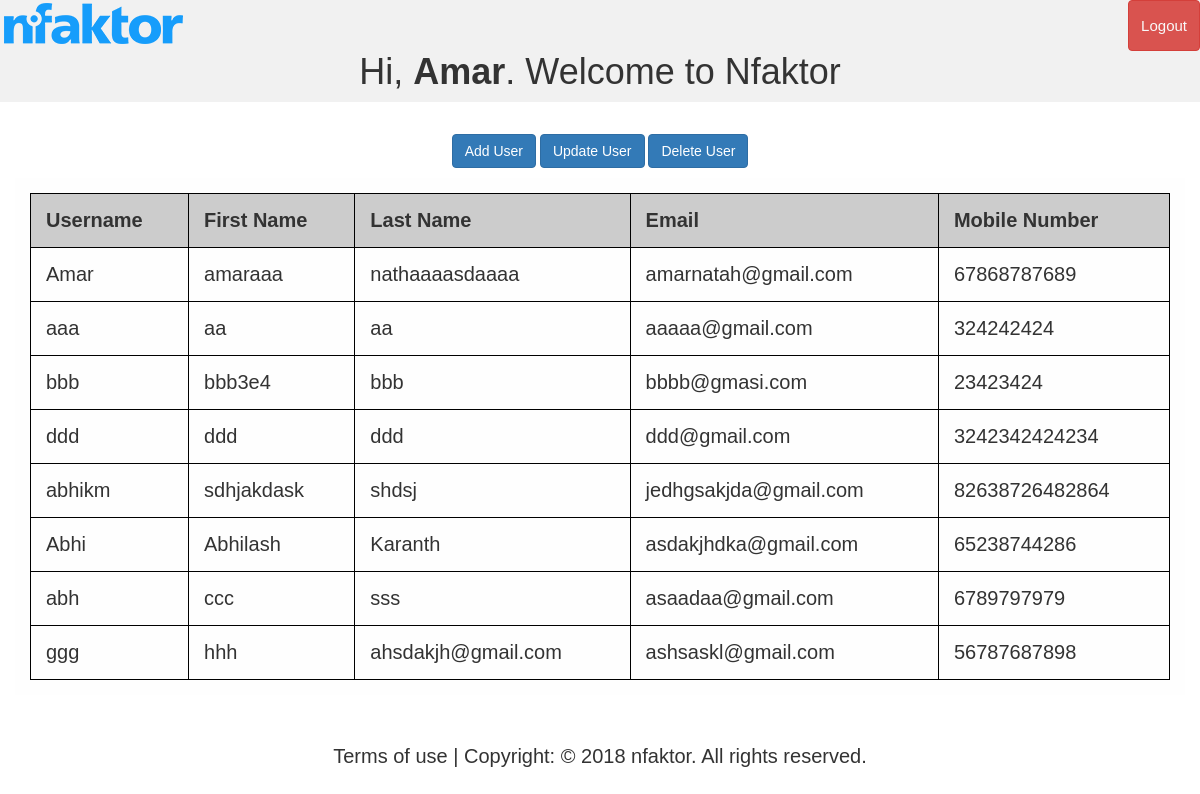
Screenshot of /homepage.php (signed in) with the database file from the repository.
### tables this page shows
CREATE TABLE `employer` (
  `id` int(11) NOT NULL,
  `username` varchar(50) NOT NULL,
  `firstname` varchar(50) NOT NULL,
  `lastname` varchar(50) NOT NULL,
  `emailid` varchar(50) NOT NULL,
  `mobilenumber` varchar(50) NOT NULL,
  `password` varchar(255) NOT NULL,
  `created_at` datetime DEFAULT CURRENT_TIMESTAMP
);

### homepage.php (the view, shortened to what this page needs)
<?php
include_once("config.php");
$sql  = $pdo->prepare("SELECT * FROM employer ORDER BY id ASC");
$sql->execute();
?>
<!DOCTYPE html>
<html lang="en">
<head>
    <link rel="stylesheet" href="https://maxcdn.bootstrapcdn.com/bootstrap/3.3.7/css/bootstrap.css">
</head>
<body>
    <div class="header">
        <img src="images/nfaktor_logo.png" align="left">
        <a href="logout.php" class="btn btn-danger pull-right" >Logout</a><br><br>
        <h1>Hi, <b><?php echo htmlspecialchars($_SESSION["username"]); ?></b>. Welcome to Nfaktor</h1>
    </div>
    <p>
        <span id="msg"><?php echo $msg; ?></span><br><br>
        <button onclick="document.getElementById('id01').style.display='block'" class="btn btn-primary ">Add User</button>
        <button onclick="document.getElementById('id02').style.display='block'" class="btn btn-primary ">Update User</button>
        <button onclick="document.getElementById('id03').style.display='block'" class="btn btn-primary ">Delete User</button>
    </p>
    <div class="container" align="center">
      <table style="width:100%">
	<tr bgcolor='#CCCCCC'>
		<th>Username</th>
                <th>First Name</th>
                <th>Last Name</th>
                <th>Email</th>
		<th>Mobile Number</th>
	</tr>
	<?php
	while($row = $sql->fetch(PDO::FETCH_ASSOC)) {
		echo "<tr>";
		echo "<td>".$row['username']."</td>";
                echo "<td>".$row['firstname']."</td>";
                echo "<td>".$row['lastname']."</td>";
		echo "<td>".$row['emailid']."</td>";
		echo "<td>".$row['mobilenumber']."</td>";
	}
	?>
	</table>
    </div>
    <footer style="padding: 50px 20px 20px">
        <p style="text-align: center;">Terms of use | Copyright: © 2018 nfaktor. All rights reserved.</p>
</footer>
</body>
</html>

### homepage.php (style rules this page uses)
body { font: 14px sans-serif; text-align: center; }
.container { margin: auto; padding: 20px 0px 0px; }
footer { font-size: 20px }
table,tr,th,td { font-size: 20px; border: 1px solid black; }
th, td { padding: 15px; }
.header { overflow: hidden; background-color: #f1f1f1; padding: 20px 10px opx; }
.header a { float: left; color: #f9f9f9; text-align: center; padding: 12px; text-decoration: none; font-size: 15px; line-height: 25px; border-radius: 4px; }
.container { background-color: #fefefe; padding: 15px; text-align: left; }

### rows the page displays
employer: username "Amar", firstname "amaraaa", lastname "nathaaaasdaaaa", emailid "amarnatah@gmail.com", mobilenumber "67868787689"
employer: username "aaa", firstname "aa", lastname "aa", emailid "aaaaa@gmail.com", mobilenumber "324242424"
employer: username "bbb", firstname "bbb3e4", lastname "bbb", emailid "bbbb@gmasi.com", mobilenumber "23423424"
employer: username "ddd", firstname "ddd", lastname "ddd", emailid "ddd@gmail.com", mobilenumber "3242342424234"
employer: username "abhikm", firstname "sdhjakdask", lastname "shdsj", emailid "jedhgsakjda@gmail.com", mobilenumber "82638726482864"
employer: username "Abhi", firstname "Abhilash", lastname "Karanth", emailid "asdakjhdka@gmail.com", mobilenumber "65238744286"
employer: username "abh", firstname "ccc", lastname "sss", emailid "asaadaa@gmail.com", mobilenumber "6789797979"
employer: username "ggg", firstname "hhh", lastname "ahsdakjh@gmail.com", emailid "ashsaskl@gmail.com", mobilenumber "56787687898"

### other values shown
$_SESSION["username"] "Amar"
